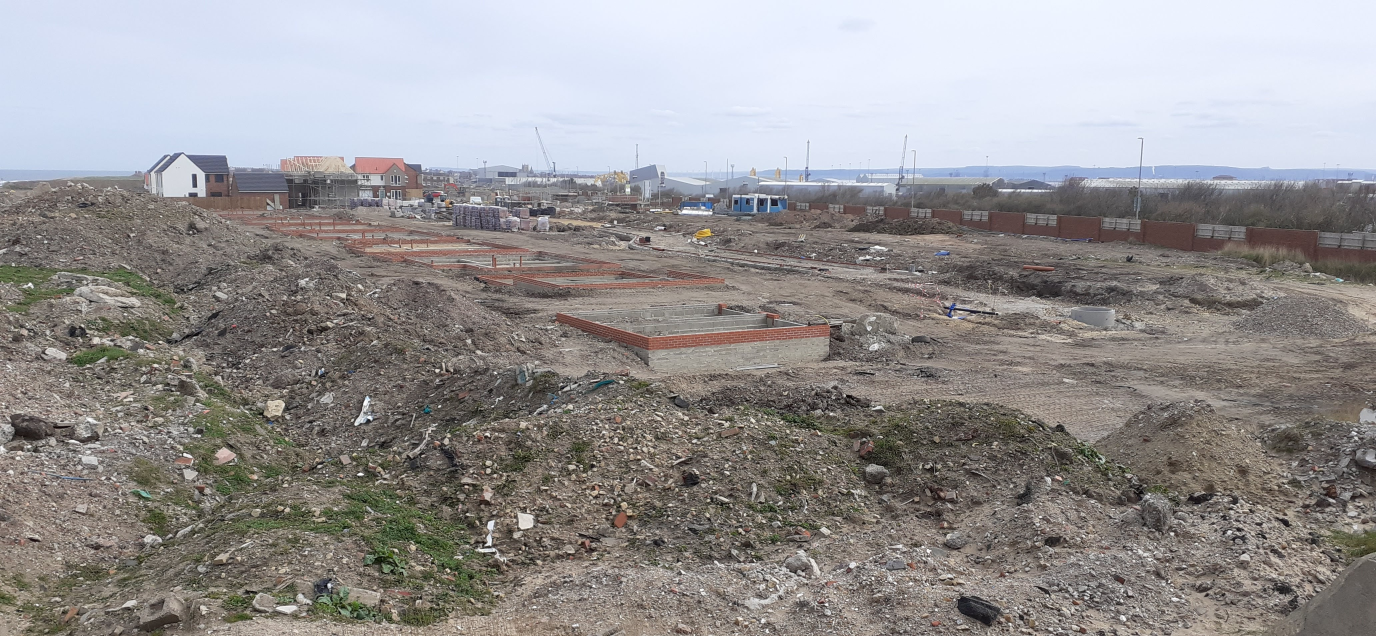
#> input picture photos/1.jpg, 4128 x 1908 px (shown at 1/3 size)
$ python timelapse.py
#> lines starting #> are read from the running program, lines starting #| are printed output that depends on the picture; pictures that were not available may be replaced by others from this repository, and a replacement may not be noted
import cv2
import numpy as np
import imutils

NUM_INPUT_IMAGES = 12
OUTPUT_IMAGE_WIDTH = 500
# max number of features of interest to consider
MAX_FEATURES = 5000
# percentage of features of interest to keep
# lower percentage reduces noise
KEEP_PERCENT = 0.03
# use ORB algorithm to detect keypoints
ORB = cv2.ORB_create(MAX_FEATURES)
MATCHER = cv2.DescriptorMatcher_create(cv2.DESCRIPTOR_MATCHER_BRUTEFORCE_HAMMING)

def resize(img):
    return imutils.resize(img, width=OUTPUT_IMAGE_WIDTH)

def get_matches(img1, img2, img2_colour):
    # detect keypoints in each image
    # extract local invariant features
    (kp1, desc1) = ORB.detectAndCompute(img1, None)
    (kp2, desc2) = ORB.detectAndCompute(img2, None)

    # match features in both images
    matches = MATCHER.match(desc1, desc2, None)
    # sort to get the best matches
    matches = sorted(matches, key=lambda x:x.distance)
    # only keep the top _% of matches
    keep = int(len(matches) * KEEP_PERCENT)
    matches = matches[:keep]

    # draw matches
    # matched_img = cv2.drawMatches(img1, kp1, img2, kp2, matches, None)
    # cv2.imshow('Matches', matched_img)
    # cv2.imwrite('output/1-2-matches.jpg', matched_img)

    # allocate memory to store keypoints for top matches
    pts1 = np.zeros((len(matches), 2), dtype="float")
    pts2 = np.zeros((len(matches), 2), dtype="float")

    for (i, m) in enumerate(matches):
        # keypoint in img1
        pts1[i] = kp1[m.queryIdx].pt
        # keypoint in img2
        pts2[i] = kp2[m.trainIdx].pt

	# compute the homography matrix between the two sets of matched points
    (H, mask) = cv2.findHomography(pts2, pts1, method=cv2.RANSAC)
	# use the homography matrix to align the images
    (h, w) = img1.shape[:2]
    aligned_img = cv2.warpPerspective(img2_colour, H, (w, h))
    return aligned_img

def overlay_images(img1, img2, i):
    overlay = img1.copy()
    output = img2.copy()
    cv2.addWeighted(overlay, 0.5, output, 0.5, 0, output)
    cv2.imshow(f'Overlayed {i}', output)

def get_processed_image(img_path1, img_path2, i):
    img1 = resize(cv2.imread(img_path1))
    img2 = resize(cv2.imread(img_path2))

    img1_grey = cv2.cvtColor(img1, cv2.COLOR_BGR2GRAY)
    img2_grey = cv2.cvtColor(img2, cv2.COLOR_BGR2GRAY)

    aligned = get_matches(img1_grey, img2_grey, img2)

    #overlay_images(img1, aligned, i)

    return aligned

if __name__=='__main__':
    processed_images = [resize(cv2.imread('photos/1.jpg'))]
#> in resize, `return imutils.resize(img, width=OUTPUT_IMAGE_WIDTH)`:
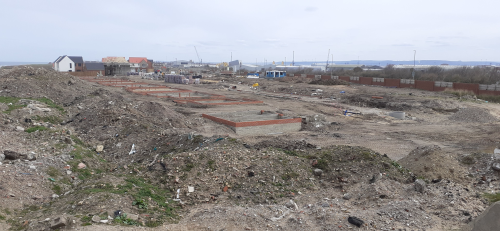
#> returned value: shape (231, 500, 3); mean of channels 0, 1, 2 146.3, 146.1, 149; drawn as B, G, R

    for i in range(1, NUM_INPUT_IMAGES):
         processed_images.append(get_processed_image(f'photos/{i}.jpg', f'photos/{i+1}.jpg', i))
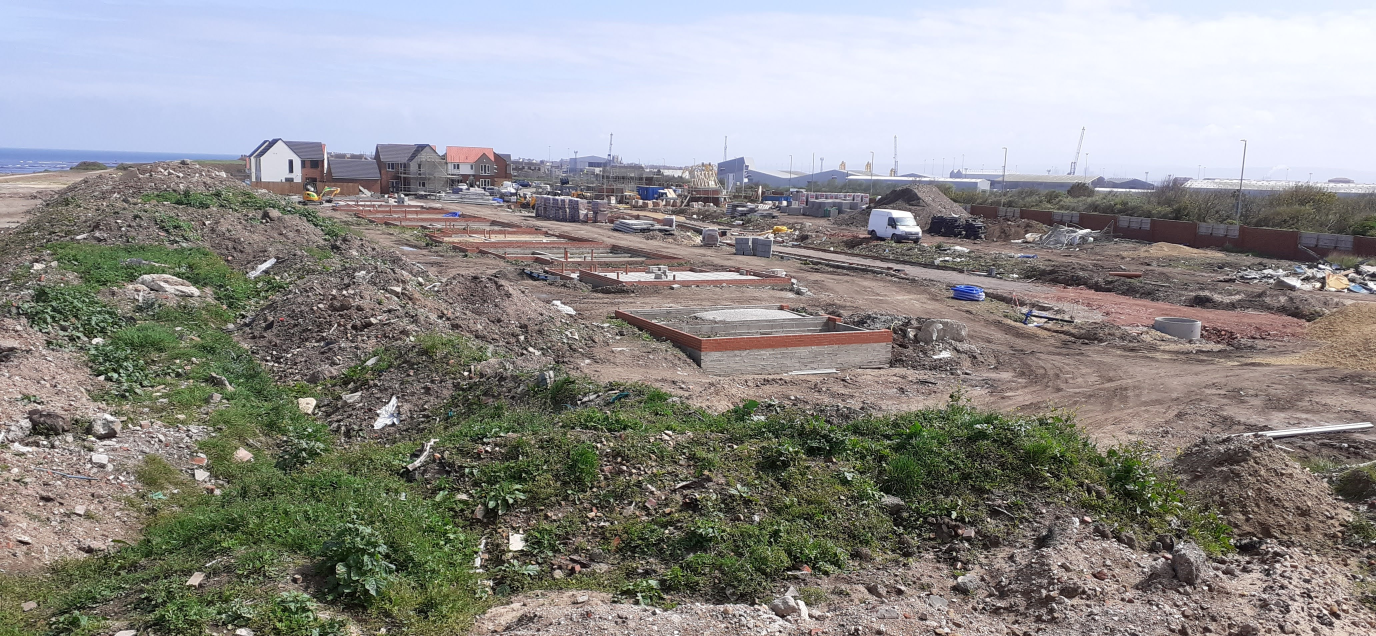
#> input picture photos/2.jpg, 4128 x 1908 px (shown at 1/3 size)
#> in resize (call 3), `return imutils.resize(img, width=OUTPUT_IMAGE_WIDTH)`:
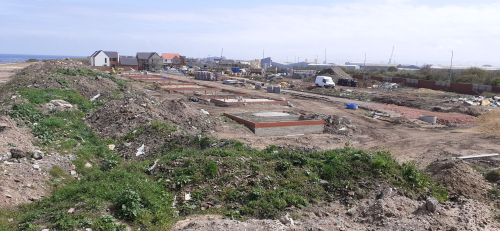
#> returned value: shape (231, 500, 3); mean of channels 0, 1, 2 139.8, 142, 143.7; drawn as B, G, R
#> in get_processed_image, `img1_grey = cv2.cvtColor(img1, cv2.COLOR_BGR2GRAY)`:
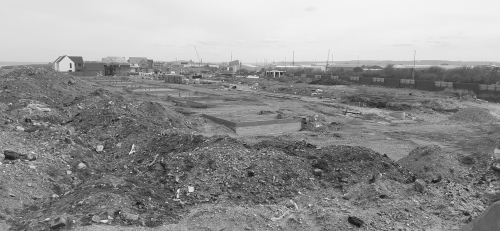
#> img1_grey: shape (231, 500); min 17, max 245, mean 147
#> in get_processed_image, `img2_grey = cv2.cvtColor(img2, cv2.COLOR_BGR2GRAY)`:
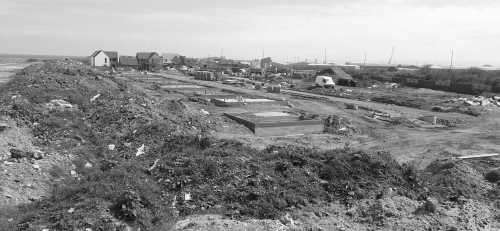
#> img2_grey: shape (231, 500); min 8, max 255, mean 142.3
#> in get_matches, `(kp1, desc1) = ORB.detectAndCompute(img1, None)`: kp1 = 2996 keypoints; strongest (x, y, size): (177, 197, 31), (276, 73, 31), (175, 197, 31), (191, 190, 31)
#> in get_matches, `(kp2, desc2) = ORB.detectAndCompute(img2, None)`: kp2 = 3573 keypoints; strongest (x, y, size): (328, 82, 37.2), (327, 82, 31), (188, 194, 31), (189, 198, 31)
#> in get_matches, `matches = MATCHER.match(desc1, desc2, None)`: matches = 2996 matches
#> in get_matches, `keep = int(len(matches) * KEEP_PERCENT)`: keep = 89
#> in get_matches, `matches = matches[:keep]`: matches = 89 matches
#> in get_matches, `pts1 = np.zeros((len(matches), 2), dtype="float")`: pts1 = 89 pairs, first value 0 to 0, second value 0 to 0
#> the loop in get_matches, `for (i, m) in enumerate(matches):` made 89 passes
#> after the loop in get_matches, `for (i, m) in enumerate(matches):`: pts1 = 89 pairs, first value 37 to 453.6, second value 55 to 173; pts2 = 89 pairs, first value 40 to 450, second value 50 to 173
#> in get_matches, `(H, mask) = cv2.findHomography(pts2, pts1, method=cv2.RANSAC)`: H = [[1.07, 0.321, -57.41], [-0.0121, 1.1, 3.89], [8.86e-05, 0.000671, 1]]; mask = 89 values, max 1 at index 0, min 0 at index 28, mean 0.697
#> in get_matches, `aligned_img = cv2.warpPerspective(img2_colour, H, (w, h))`:
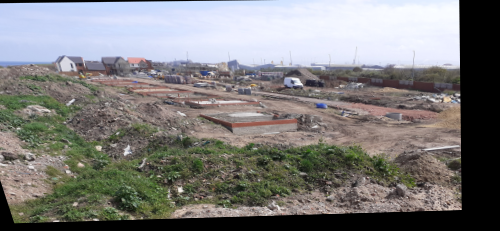
#> aligned_img: shape (231, 500, 3); mean B, G, R 123.7, 125, 126.3
#> pass 2 of the loop `for i in range(1, NUM_INPUT_IMAGES):`:
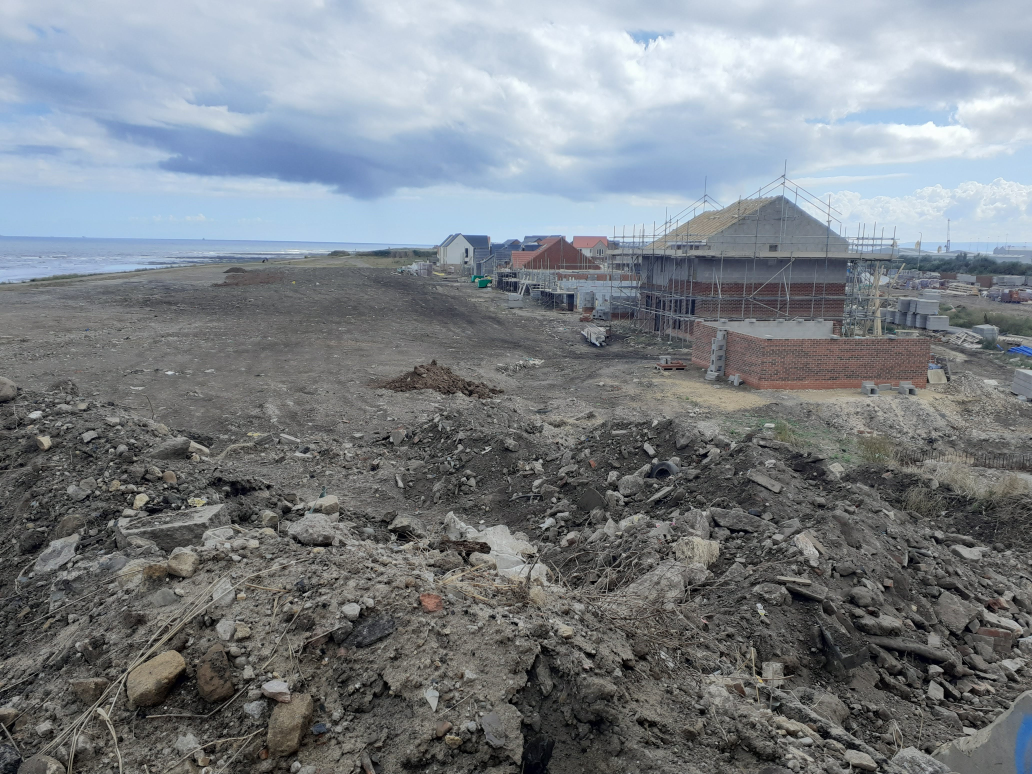
#> input picture photos/12.jpg, 4128 x 3096 px, given in place of 3.jpg, which was not available (shown at 1/4 size)
#> in get_processed_image (call 2), `img2_grey = cv2.cvtColor(img2, cv2.COLOR_BGR2GRAY)`:
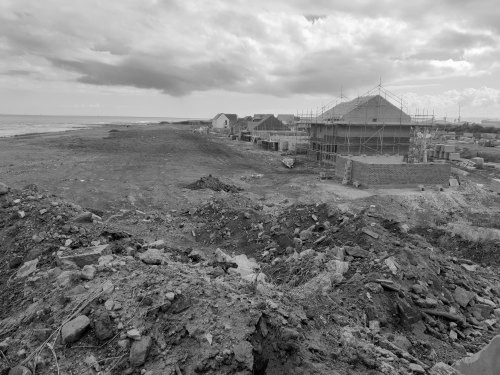
#> img2_grey: shape (375, 500); min 0, max 253, mean 128.4
#> kp1 has the same summary as kp2
#> kp2 = 4105 keypoints; strongest (x, y, size): (236, 265, 31), (236, 267, 31), (456, 336, 31), (458, 337, 31)
#> in get_matches (call 2), `matches = MATCHER.match(desc1, desc2, None)`: matches = 3573 matches
#> keep = 107
#> in get_matches (call 2), `matches = matches[:keep]`: matches = 107 matches
#> in get_matches (call 2), `pts1 = np.zeros((len(matches), 2), dtype="float")`: pts1 = 107 pairs, first value 0 to 0, second value 0 to 0
#> the loop in get_matches (call 2), `for (i, m) in enumerate(matches):` made 107 passes
#> after the loop in get_matches (call 2), `for (i, m) in enumerate(matches):`: pts1 = 107 pairs, first value 34 to 444, second value 55 to 178.8; pts2 = 107 pairs, first value 86 to 462, second value 95.04 to 337
#> H = [[7.25, -7.93, 487.2], [1.96, 0.218, -160.3], [0.0216, -0.0143, 1]]; mask = 107 values, max 1 at index 0, min 0 at index 1, mean 0.0841
#> in get_matches (call 2), `aligned_img = cv2.warpPerspective(img2_colour, H, (w, h))`:
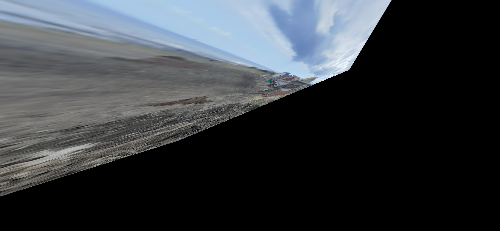
#> aligned_img: shape (231, 500, 3); mean B, G, R 63, 58.5, 54.4
#> (the run stopped early here; a loop or call above may not have finished)
